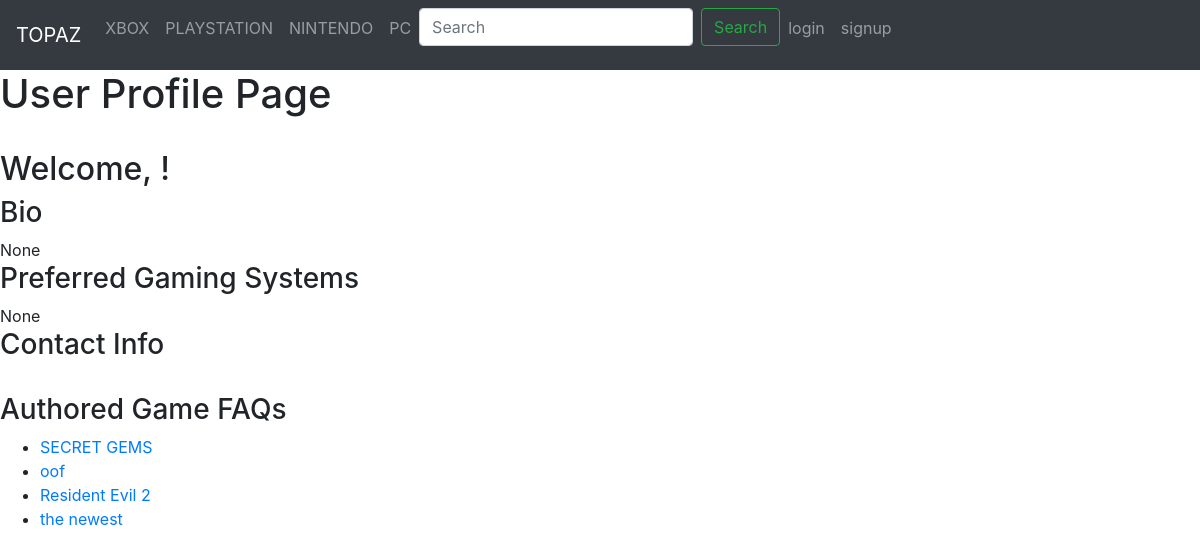
Before: /user_profile_view/2/ with the older database file.
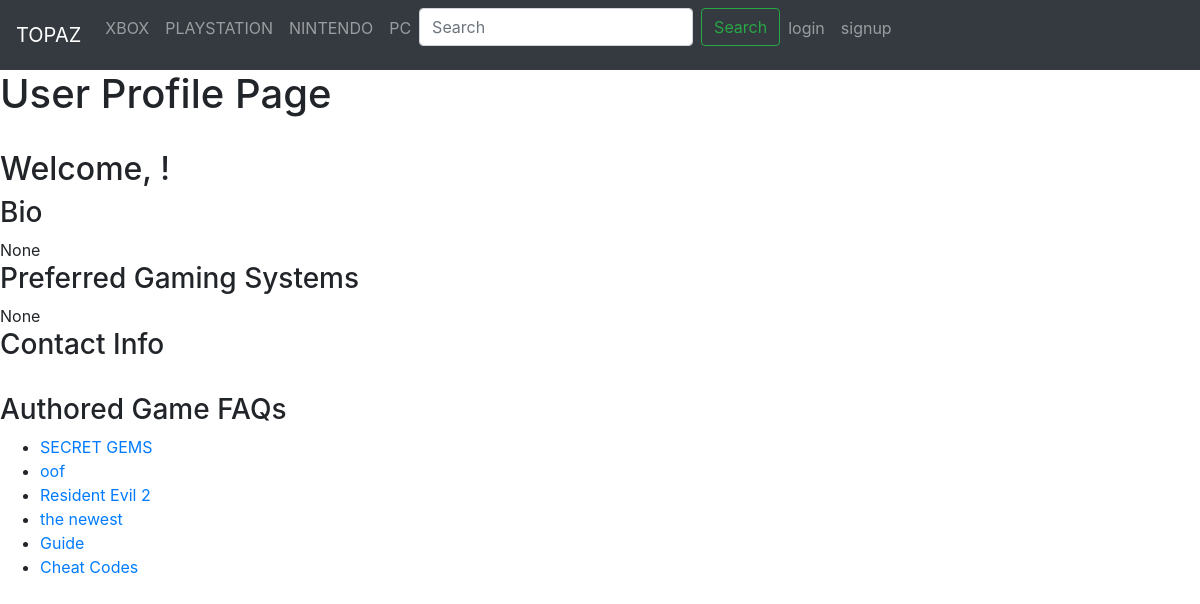
After: the same page with the newer database file.
### gamefaq_app/models.py (models this page shows, shortened)
class GameFaq(models.Model):
    difficulties= [('EASY','EASY'),('INTERMEDIATE','INTERMEDIATE'),('HARD','HARD')]
    title = models.CharField(max_length=300)
    game = models.ForeignKey(Game,  on_delete=models.CASCADE, related_name="faq_game")
    body = models.TextField()
    difficulty = models.CharField(max_length=85, choices=difficulties)
    consoles = models.ForeignKey(Console,on_delete=models.CASCADE, blank=True, related_name="console_gamefaq", null=True)
    author = models.ForeignKey(GamefaqUser, on_delete=models.CASCADE, related_name="gamefaq_author")
    postdate = models.DateTimeField(default=timezone.now),
    ptype = models.CharField(max_length=25, choices=[('CHEATCODES','CHEATCODES'),('GAMEFAQ','GAMEFAQ')],default='GAMEFAQ')

### user_faq/views.py (the view)
# urls.py: path('user_profile_view/<int:user_id>/', userviews.user_profile_view, name='user_profile'),
def user_profile_view(request, user_id):
    html = 'user_profile.html'
    user_detail = GamefaqUser.objects.filter(id=user_id).first()
    f= GameFaq.objects.all()
    return render(request, html, {'profile':user_detail,"f":f})

### templates/user_profile.html (shortened to what this page needs)
{% include "bootstrap.html" %} {% include "navbar.html" %}
<h1>User Profile Page</h1>
<h2>Welcome, {{ request.user.username }}!</h2>
<div>
  <h3>Bio</h3>
  {{ profile.bio }}
  <br />
  <h3>Preferred Gaming Systems</h3>
  {{ profile.preferred_systems}}
  <br />
  <h3>Contact Info</h3>
  <br />
  <h3>Authored Game FAQs</h3>
  <ul>
    {% for e in f %}
    <li><a href="/gamefaq/{{ e.id }}/">{{ e.title }}</a></li>
    {% endfor %}
  </ul>
</div>

Changed rows visible on the page:
added GameFaq: title "Guide"
added GameFaq: title "Cheat Codes"
